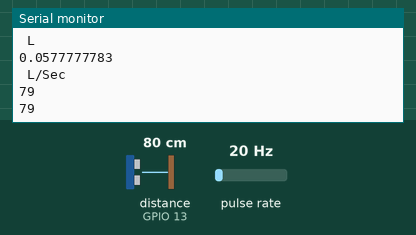
Simulated run of this sketch. Board: ESP8266 (NodeMCU). Parts: the last lines printed to the serial monitor. Wiring (inferred from the names in the program): ultrasonic range finder: trigger GPIO 12; echo GPIO 13; pulse sensor: data GPIO 2. The inputs (shaded band) are chosen by the test bench; at power-on: distance to the obstacle (sensor on GPIO 13) 80 cm, pulse rate 20 Hz. The echo pulse lasts 58.3 µs per cm; WiFi joins after 1.5 s; servers stay silent unless stated.

Above: at 3.5 s.
3.6 s: distance to the obstacle (sensor on GPIO 13) set to 2 cm
At 3.7 s:
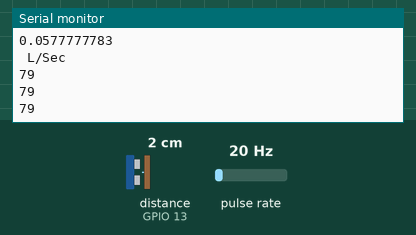
6.6 s: pulse rate (sensor on GPIO 2) set to 0 Hz
At 6.72 s:
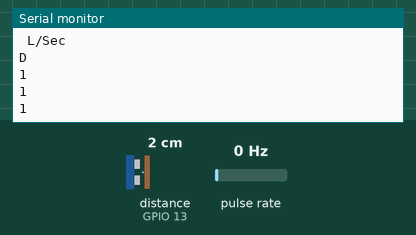
10.6 s: distance to the obstacle (sensor on GPIO 13) set to 9 cm
At 10.94 s:
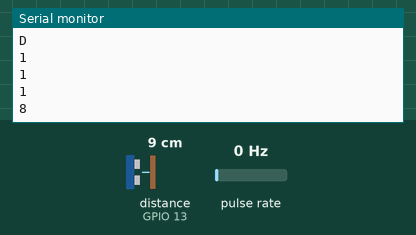
13.6 s: pulse rate (sensor on GPIO 2) set to 4 Hz
At 13.77 s:
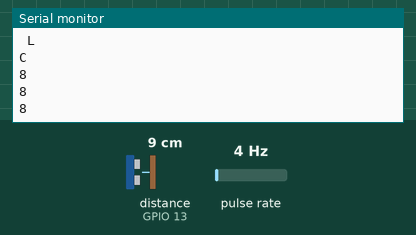
Timing chart, 0 to 16.1 s (numbered marks = the images above; inputs shaded):
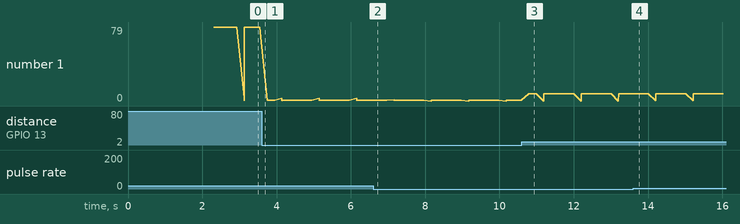

Measured:
- after the input at 10.6 s, the serial monitor: prints a new line after 0.19 s (image 3)
- plotted number 1: 79 → 1 after the input at 3.6 s, 1 → 8 after the input at 10.6 s

The sketch:

sketch_workingEvs.ino
```cpp
#define BLYNK_TEMPLATE_ID "TMPL3SwQmPtQf"
#define BLYNK_TEMPLATE_NAME "BlynkTest"
#define BLYNK_AUTH_TOKEN "uW_Rj7qzaHcbhy7NZ-LUsJAK8HsQROlM"
#define BLYNK_PRINT Serial
#include <ESP8266WiFi.h>
#include <BlynkSimpleEsp8266.h>
#include <Wire.h>

char auth[] = BLYNK_AUTH_TOKEN;
char ssid[] = "NMPI";  // Enter your Wifi Username
char pass[] = "nmpi0406";  // Enter your Wifi password
#define VPIN_BUTTON_1    V1 //area
#define VPIN_BUTTON_2    V0 //level
#define VPIN_BUTTON_3    V2//flow rate
#define VPIN_BUTTON_4    V3//volume

const int trigPin1 = 12;//D6
const int echoPin1 = 13;//D7
unsigned long startMillis;
unsigned long currentMillis;

const unsigned long period = 10000;

long duration1;
int distance;
volatile int flow_frequency; // Measures flow sensor pulses

// Calculated litres/hour

 float vol = 0.0,l_minute;

unsigned char flowsensor = 2; // Sensor Input D4

unsigned long currentTime;

unsigned long cloopTime;

void ICACHE_RAM_ATTR flow () // Interrupt function

{

   flow_frequency++;

}

void setup()
{
  Serial.begin(115200);
  Blynk.begin(auth, ssid, pass);
   pinMode(trigPin1, OUTPUT);
  pinMode(echoPin1, INPUT);
   pinMode(flowsensor, INPUT);
   digitalWrite(flowsensor, HIGH); // Optional Internal Pull-Up
  attachInterrupt(digitalPinToInterrupt(flowsensor), flow, RISING); // Setup Interrupt
   currentTime = millis();
   cloopTime = currentTime;
  delay(500); // put your setup code here, to run once:
}

void loop()
{
currentTime = millis();
 digitalWrite(trigPin1, LOW);
 delayMicroseconds(2);
 digitalWrite(trigPin1, HIGH);
 delayMicroseconds(10);
 digitalWrite(trigPin1, LOW);
 duration1 = pulseIn(echoPin1, HIGH);
 distance = duration1 * 0.034 / 2;
 Serial.println(distance); // put your main code here, to run repeatedly:
 Blynk.virtualWrite(VPIN_BUTTON_2,distance);

 delay(200);
if(currentTime >= (cloopTime + 1000))
   {
    cloopTime = currentTime; // Updates cloopTime

    if(flow_frequency != 0){

      // Pulse frequency (Hz) = 7.5Q, Q is flow rate in L/min.

      l_minute = (flow_frequency / 7.5); // (Pulse frequency x 60 min) / 7.5Q = flowrate in L/hour

      Serial.println("Rate: ");

      Serial.println(l_minute);

      Serial.println(" L/M");

      l_minute = l_minute/60;

      vol = vol +l_minute;

      Serial.println("Vol:");

      Serial.println(vol);

      Serial.println(" L");

      flow_frequency = 0; // Reset Counter

      Serial.println(l_minute, DEC); // Print litres/hour

      Serial.println(" L/Sec");

    }

    else
    {

      Serial.println(" flow rate = 0 ");

       Serial.println("Rate: ");

       Serial.println( flow_frequency );

       Serial.println(" L/M");

      Serial.println("Vol:");

       Serial.println(vol);

      Serial.println(" L");
     Blynk.virtualWrite(VPIN_BUTTON_3,l_minute);
      Blynk.virtualWrite(VPIN_BUTTON_4,vol);
    }
if ((distance > 15)&&(distance <20) && (flow_frequency>2))
{
     Serial.println("A");
      Blynk.virtualWrite(VPIN_BUTTON_1,"Area A infected");
      Blynk.virtualWrite(VPIN_BUTTON_3,l_minute);
      Blynk.virtualWrite(VPIN_BUTTON_4,vol);
      Blynk.logEvent("flood_monitoring",String("water level is:") + distance);
      delay(100);
   }

   else if((distance > 10) && (distance <15))

   {

    Serial.println("B");
    Blynk.virtualWrite(VPIN_BUTTON_1,"Area B infected");
    Blynk.logEvent("flood_monitoring",String("water level is:") + distance);


   }
  else if((distance > 5) && (distance < 10 ))
   {
     Serial.println("C");
     Blynk.virtualWrite(VPIN_BUTTON_1,"Area C infected");
     Blynk.logEvent("flood_monitoring",String("water level is:") + distance);

   }
   else if(distance<5)
   {
    Serial.println("D");
    Blynk.virtualWrite(VPIN_BUTTON_1,"Area D infected");
    Blynk.logEvent("flood_monitoring",String("water level is:") + distance);
    Blynk.logEvent("flood_monitoring",String("water volume is:")+ vol);
    }

 Blynk.run();
   }
   }
```
